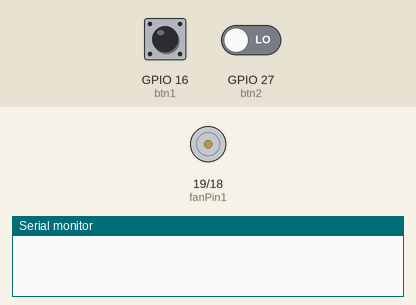
Recording of a sketch running on a simulated ESP32. Parts: motor-driver pin pairs drawn as motors (green arrow = first pin HIGH = forward, orange = second pin HIGH = backward, longer = more drive), the last lines printed to the serial monitor. The test bench sets the inputs (shaded band); at power-on: GPIO 16 (btn1) HIGH, GPIO 27 (btn2) LOW.

Above: at 1.2 s.
1.3 s: GPIO 16 (btn1) pulled LOW for 0.15 s
At 2.6 s:
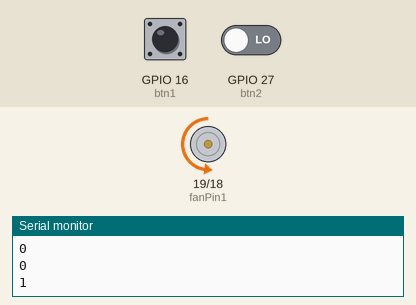
2.9 s: GPIO 16 (btn1) driven LOW and GPIO 27 (btn2) driven HIGH
At 4.1 s:
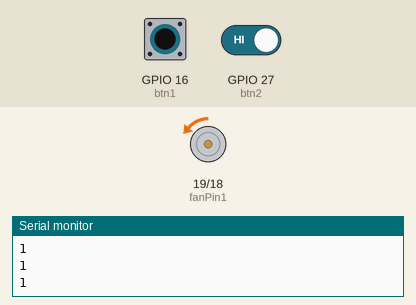
4.4 s: GPIO 16 (btn1) driven HIGH
At 5.8 s:
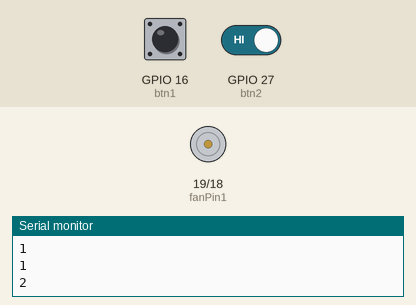
Timing chart, 0 to 7.4 s (numbered marks = the images above; inputs shaded):
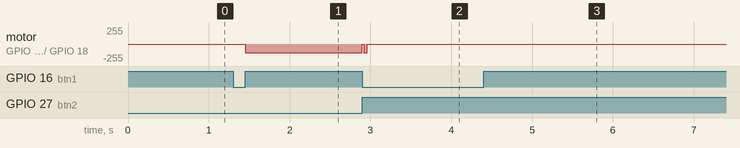

The sketch:

Project_14_Fan_Button.ino
```cpp
// Define the pins for the fan motors and buttons
// Pin for controlling the first fan
// Pin for controlling the second fan
// Pin for the first button
// Pin for the second button
#define fanPin1 19
#define fanPin2 18
#define btn1 16
#define btn2 27

// Used to count the clicked button times for btn1
// Used to count the clicked button times for btn2
// Define the initial speed variable
int btn_count = 0;
int btn_count2 = 0;
int speed_val = 130;

// Setup function
// Initialize serial communication
// Set btn1 pin as input
// Set btn2 pin as input
// Set fanPin1 as output for controlling fan speed
// Set fanPin2 as output for controlling fan speed
void setup() {
  Serial.begin(9600);
  pinMode(btn1, INPUT);
  pinMode(btn2, INPUT);
  pinMode(fanPin1, OUTPUT);
  pinMode(fanPin2, OUTPUT);
}

// Loop function
void loop() {
  // Check if btn1 is pressed
  boolean btn1_val = digitalRead(btn1);
    // If btn1 is pressed
    if (btn1_val == 0) {
    delay(10);
    // Check if btn1 is still pressed
    // Set btn_state to true
    // Loop indefinitely until btn1 is released
    // If btn1 is released
    // Increment btn_count to count the clicked button times
    // Print btn_count
    // Exit the loop
    if (btn1_val == 0) {
    boolean btn_state = 1;
    while (btn_state == 1) {
    boolean btn_val = digitalRead(btn1);
    if (btn_val == 1)
    btn_count++;
    Serial.println(btn_count);
    btn_state = 0;
    }
  }
}

  // Determine fan operation based on btn_count
  // Check if btn_count is odd or even
  // If btn_count is odd
  // Turn off fanPin1
  // Set fanPin2 to desired speed
  boolean value = btn_count % 2;
  while (value == 1) {
  digitalWrite(fanPin1, LOW);
  analogWrite(fanPin2, speed_val);

    // Check if btn2 is pressed
    // If btn2 is pressed
    // Debounce delay
    // Check if btn2 is still pressed
    // Set btn_state2 to true
    // Loop indefinitely until btn2 is released
    // If btn2 is released
    // Increment btn_count2 to count the clicked button times
    // If btn_count2 exceeds 3
    // Reset btn_count2 to 1
    boolean btn2_val = digitalRead(btn2);
    if (btn2_val == 0) {
    delay(10);
    if (btn2_val == 0) {
    boolean btn_state2 = 1;
    while (btn_state2 == 1) {
    boolean btn2_val = digitalRead(btn2);
    if (btn2_val == 1) {
    btn_count2++;
    if (btn_count2 > 3) {
    btn_count2 = 1;
}
      // Adjust the fan speed based on btn_count2
      switch (btn_count2) {
      case 1:
        // Set fan speed to 130
        // Print the speed value
        speed_val = 130;
        Serial.println(speed_val);
        break;
      case 2:
        // Set fan speed to 180
        // Print the speed value
        speed_val = 180;
        Serial.println(speed_val);
        break;
      case 3:
        // Set fan speed to 230
        // Print the speed value
        speed_val = 230;
        Serial.println(speed_val);
        break;
        }
        // Exit the loop
        btn_state2 = 0;
         }
       }
    }
  }

    // Check if btn1 is pressed to stop the fans
    // If btn1 is pressed
    // Turn off fanPin1
    // Set fanPin2 to 0 (stop fan)
    boolean btn1_val = digitalRead(btn1);
    if (btn1_val == 0) {
    digitalWrite(fanPin1, LOW);
    analogWrite(fanPin2, 0);
    // Exit the loop
    value = 0;
    }
  }
}
```

Measured:
- after the input at 1.3 s, motor on GPIO 19 (fanPin1) / GPIO 18 (fanPin2): stopped → backward 130/255 after 0.15 s
- after the input at 2.9 s, motor on GPIO 19 (fanPin1) / GPIO 18 (fanPin2): backward 130/255 → backward 1/255 at once
- after the input at 4.4 s, motor on GPIO 19 (fanPin1) / GPIO 18 (fanPin2): backward 1/255 → stopped at once
